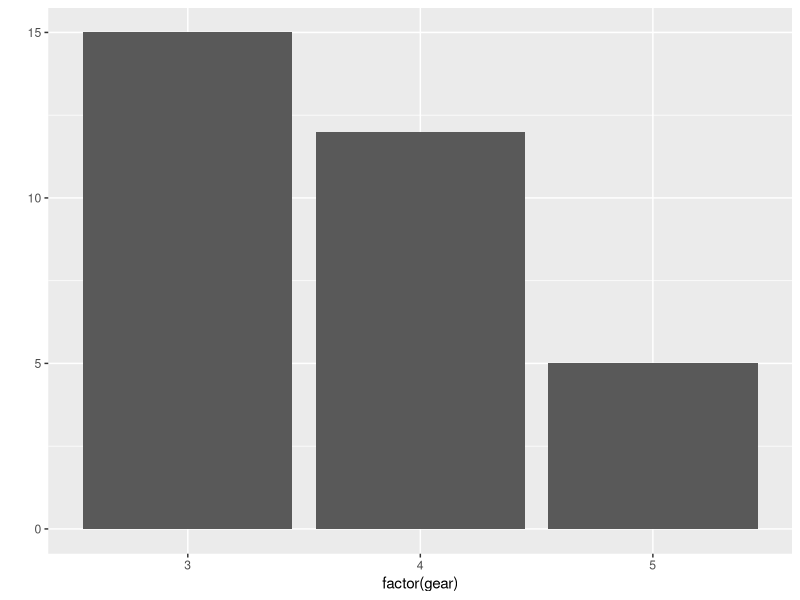
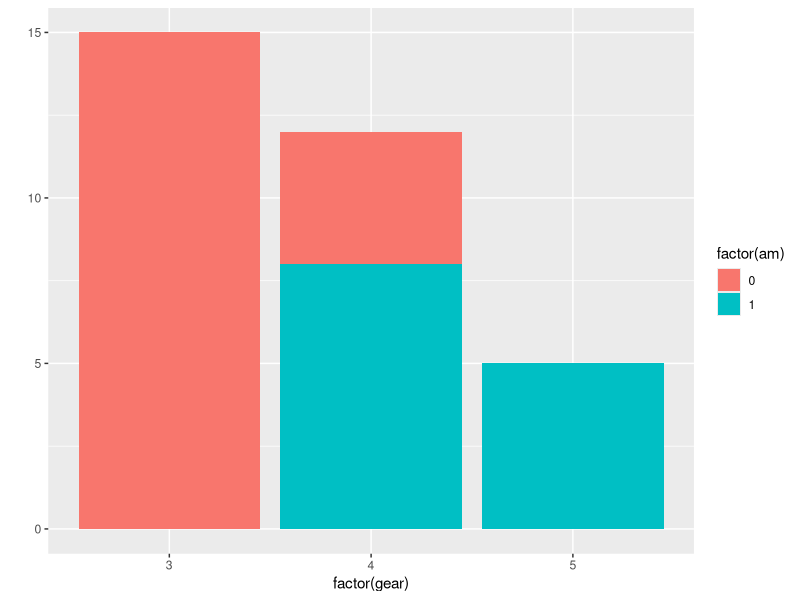
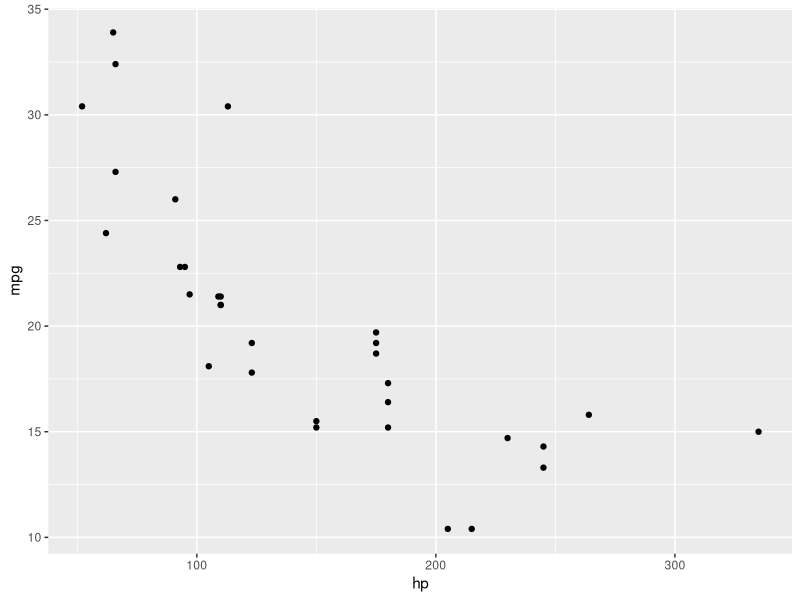
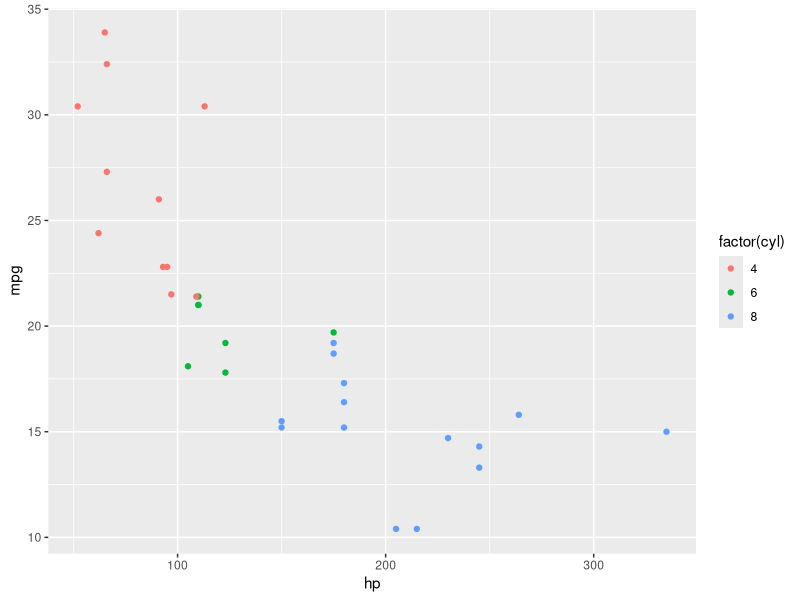
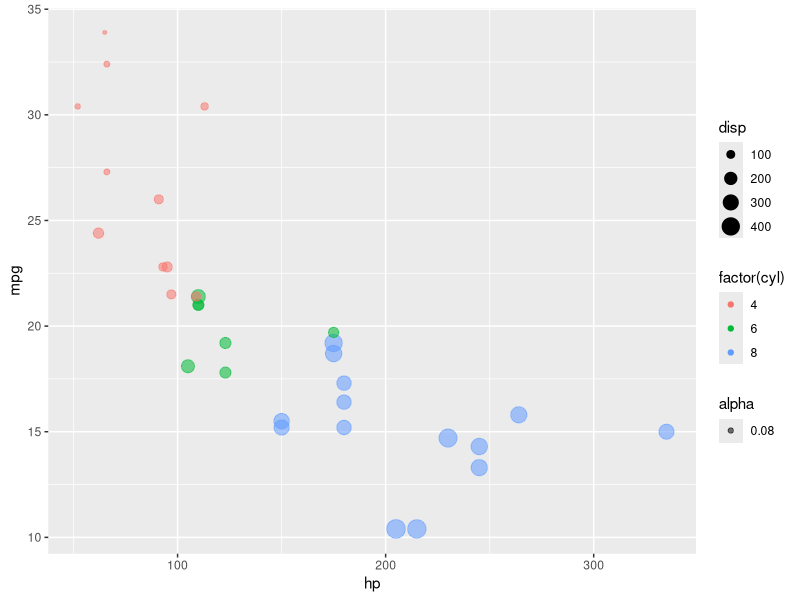
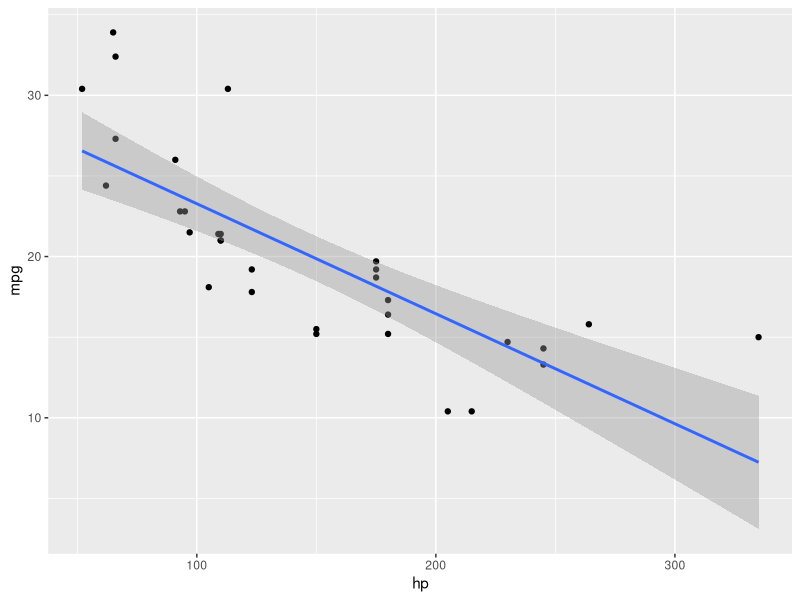

The R source for these figures, in order: (Note: this script raises an error after producing the figures.)
## ---- chunk 1
data(mtcars)
## ---- chunk 2
?mtcars
## ---- chunk 3
# A summary of variables
summary(mtcars)
# Correlation table for first 4 variables (due to space concerns)
cor(mtcars[,1:4])
# bivariate comparisons of categorical variables
table(mtcars[,c("am","cyl")])

# The histogram below should reflect these figures. 
table(mtcars$gear)
## ---- chunk 4
# Load the ggplot package
library(ggplot2)
# Review function syntax
?qplot
## ---- chunk 5
# Let us report the number of cars with differing number of front gears
qplot(factor(gear), data=mtcars, geom="bar") # used factor to declare categorical
## ---- chunk 6
qplot(factor(gear), data=mtcars,  fill=factor(am), geom="bar") # used factor to declare categorical
## ---- chunk 7
qplot(hp, mpg, data=mtcars)
## ---- chunk 8
qplot(hp, mpg, data=mtcars, color=factor(cyl))
## ---- chunk 9
qplot(hp, mpg, data=mtcars, color=factor(cyl), size=disp, alpha=.08)
## ---- chunk 10
qplot(hp, mpg, data=mtcars) + 
  geom_smooth(method=lm, sd=F)
## ---- chunk 11
# Initialize the plot with variables of interest
ggplot(mtcars, aes(factor(gear))) +  
# Instruct ggplot to plot bars of width .3
  geom_bar(stat = "bin", width=0.3) +
  ggtitle('GGPlot is Highly Customizable') +
  xlab('Forward Gears') +
  ylab('Nr of Cars') 
## ---- chunk 12
ggplot(mtcars, aes(x=hp, y=mpg)) +  
  geom_point(aes(color=factor(cyl), size=disp)) + # For scatter plot
	geom_smooth(method=lm) + # Add a regression line
  ggtitle('GGPlot FTW!') # Add a title
## ---- chunk 13
ggplot(mtcars,aes(x=factor(gear),y=mpg,fill=factor(vs)), color=factor(vs)) +  
  stat_summary(fun.y=mean, position=position_dodge(), geom="bar")
